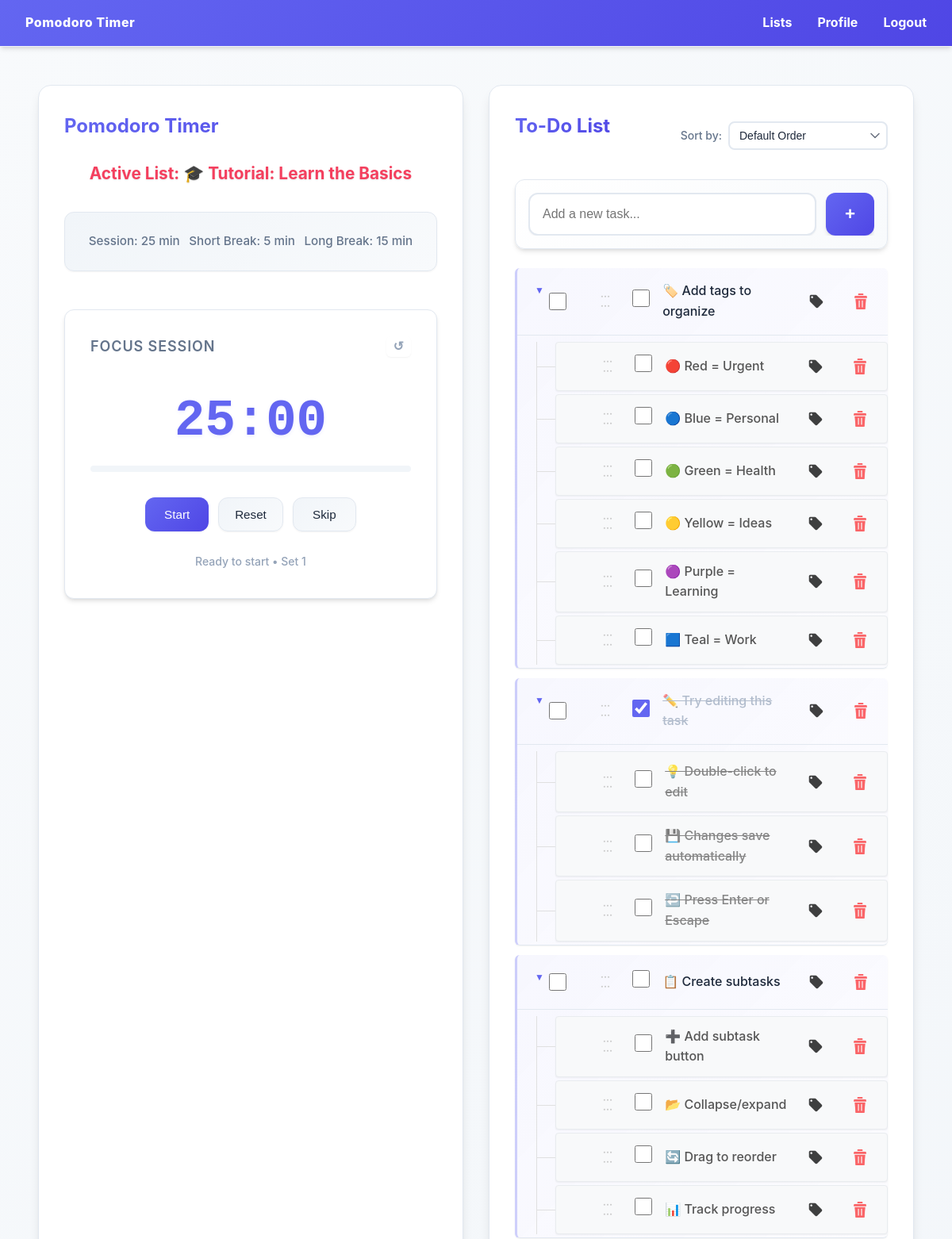
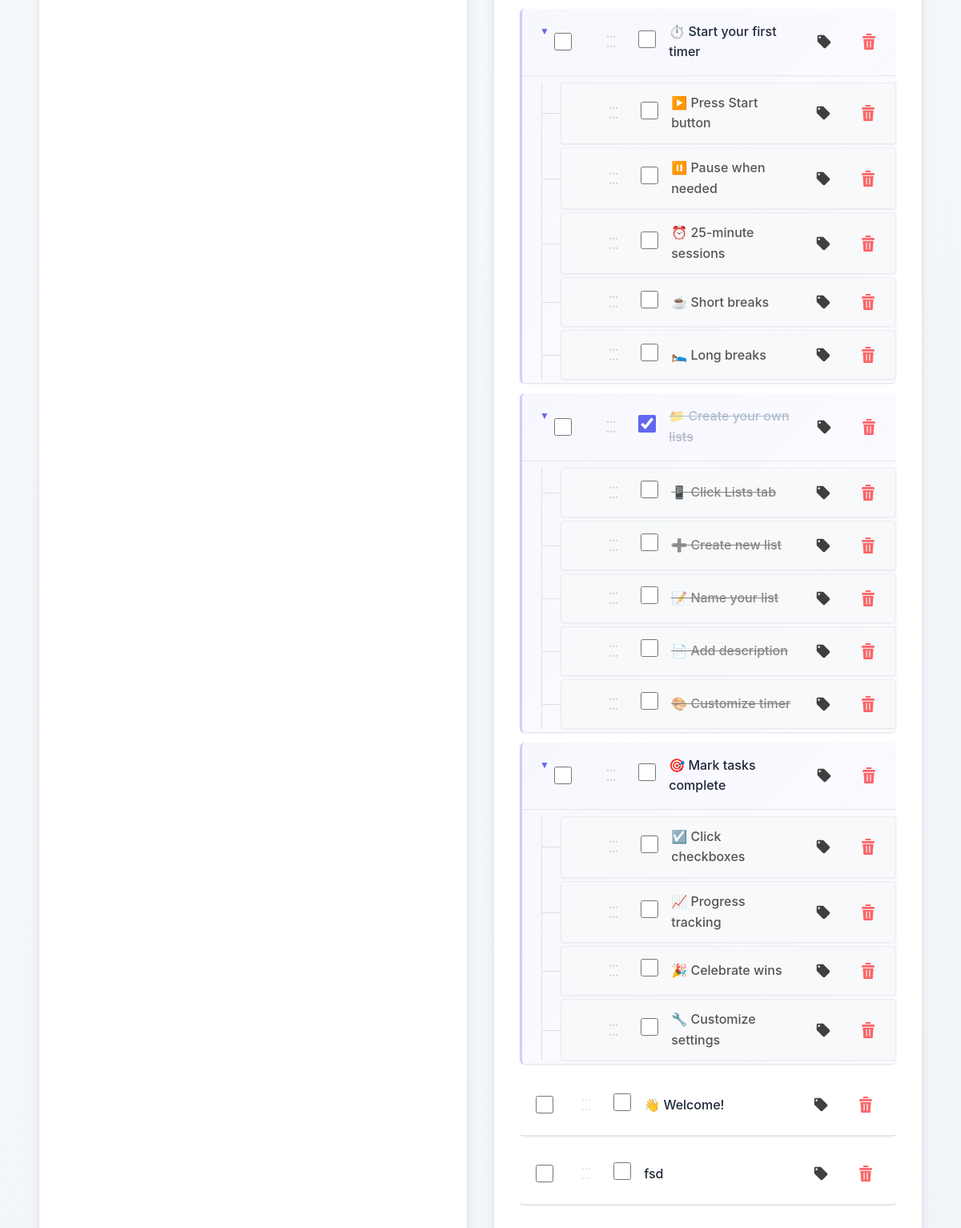
The page / (signed in) on the database its author committed (2 pictures, top to bottom).
### tables this page shows
CREATE TABLE lists (
    id INTEGER PRIMARY KEY AUTOINCREMENT,
    user_id INTEGER NOT NULL,
    name TEXT NOT NULL,
    description TEXT,
    is_active BOOLEAN DEFAULT 0,
    pomo_session INTEGER DEFAULT 25,
    pomo_short_break INTEGER DEFAULT 5,
    pomo_long_break INTEGER DEFAULT 15,
    pomo_current_time INTEGER DEFAULT 0,
    -- Timer state management
    timer_state TEXT DEFAULT 'idle' CHECK(timer_state IN ('idle', 'session', 'short_break', 'long_break', 'paused')),
    current_phase TEXT DEFAULT NULL CHECK(current_phase IN ('session', 'short_break', 'long_break')),
    timer_remaining INTEGER DEFAULT 0,
    sessions_completed INTEGER DEFAULT 0,
    timer_started_at TIMESTAMP NULL,
    timer_last_updated TIMESTAMP DEFAULT CURRENT_TIMESTAMP,
    created_at TIMESTAMP DEFAULT CURRENT_TIMESTAMP,
    FOREIGN KEY (user_id) REFERENCES users (id) ON DELETE CASCADE,
    UNIQUE(user_id, name)
);

CREATE TABLE tasks (
    id INTEGER PRIMARY KEY AUTOINCREMENT,
    list_id INTEGER NOT NULL,
    user_id INTEGER NOT NULL,
    content TEXT NOT NULL,
    is_done BOOLEAN DEFAULT 0,
    tags TEXT DEFAULT '',
    position INTEGER DEFAULT 0,
    parent_id INTEGER DEFAULT NULL,
    level INTEGER DEFAULT 0,
    path TEXT DEFAULT NULL,
    created_at TIMESTAMP DEFAULT CURRENT_TIMESTAMP, total_time_seconds INTEGER DEFAULT 0,
    FOREIGN KEY (list_id) REFERENCES lists (id) ON DELETE CASCADE,
    FOREIGN KEY (user_id) REFERENCES users (id) ON DELETE CASCADE,
    FOREIGN KEY (parent_id) REFERENCES tasks (id) ON DELETE CASCADE
);

### pomodoro/routes/home.py (the view)
@bp.route('/')
@login_required
def index():
    from ..models.list import get_active_list
    from ..models.task import get_tasks_with_time
    active_list = get_active_list(current_user.id)
    tasks = []
    if active_list:
        tasks = get_tasks_with_time(active_list['id'], current_user.id)
    return render_template('home/index.html', active_list=active_list, tasks=tasks)

### pomodoro/templates/home/index.html (shortened to what this page needs)
{% extends 'base.html' %}
{% block head %}
<link rel="stylesheet" href="{{ url_for('static', filename='css/task-reorder.css') }}">
<link rel="stylesheet" href="{{ url_for('static', filename='css/hierarchy.css') }}">
<link rel="stylesheet" href="{{ url_for('static', filename='css/hierarchy-feedback.css') }}">
<link rel="stylesheet" href="{{ url_for('static', filename='css/modal.css') }}">
<link rel="stylesheet" href="{{ url_for('static', filename='css/tag-settings.css') }}">
<link rel="stylesheet" href="{{ url_for('static', filename='css/time-tracking.css') }}">
{% endblock %}
{% block content %}
<div class="home-layout">
    <div class="panel pomodoro-panel">
        <h2>Pomodoro Timer</h2>
        {% if active_list %}
            <div class="pomodoro-placeholder">
                <p class="list-name">Active List: {{ active_list['name'] }}</p>
                <div class="timer-settings">
                    <p>Session: {{ active_list['pomo_session'] }} min</p>
                    <p>Short Break: {{ active_list['pomo_short_break'] }} min</p>
                    <p>Long Break: {{ active_list['pomo_long_break'] }} min</p>
                </div>
                <div class="timer-container" id="timerContainer">
                    <div class="timer-header">
                        <div class="timer-phase" id="timerPhase">Focus Session</div>
                        <button id="resetSetsBtn" class="btn btn-ghost btn-sm" title="Reset set counter">↺</button>
                    </div>
                    <div class="timer-display" id="timerDisplay">25:00</div>
                    <div class="timer-progress">
                    </div>
                    <div class="timer-controls">
                        <button id="startPauseBtn" class="btn btn-primary">Start</button>
                        <button id="resetBtn" class="btn btn-secondary">Reset</button>
                        <button id="skipBtn" class="btn btn-secondary">Skip</button>
                    </div>
                    <div class="timer-sessions" id="sessionCounter">0/4 sessions</div>
                </div>
            </div>
        {% else %}
            <p class="no-list">No active list selected. <a href="{{ url_for('lists.index') }}">Select a list</a></p>
        {% endif %}
    </div>
    <div class="panel tasks-panel">
        <div class="tasks-header">
            <h2>To-Do List</h2>
            <div class="sort-controls">
                <label for="sortSelect" class="sort-label">Sort by:</label>
                <select id="sortSelect" class="sort-select" aria-label="Sort tasks">
                    <option value="default">Default Order</option>
                </select>
            </div>
        </div>
        {% if active_list %}
            <div class="tasks-container">
                <div class="add-task-container">
                    <form method="post" action="{{ url_for('tasks.add_task') }}" class="add-task-form">
                        <input
                            type="text"
                            name="content"
                            placeholder="Add a new task..."
                            class="task-input"
                            required
                            aria-label="Task content"
                        >
                        <button type="submit" class="add-task-btn">
                            <span class="btn-icon">+</span>
                        </button>
                    </form>
                </div>
                <ul class="task-list" data-list-id="{{ active_list.id }}">
                    {% set root_tasks = tasks | selectattr('parent_id', 'none') | list %}
                    {% if root_tasks %}
                        {% for task in root_tasks %}
                            {% set all_tasks = tasks %}
                            {% include 'home/partials/task_item.html' with context %}
                        {% endfor %}
                    {% else %}
                        <li class="empty-state">No tasks yet. Add one above!</li>
                    {% endif %}
                </ul>
            </div>
        {% else %}
            <p class="no-list">No active list selected. <a href="{{ url_for('lists.index') }}">Select a list</a></p>
        {% endif %}
    </div>
</div>
{% endblock %}

### pomodoro/templates/base.html (shortened to what this page needs)
<!DOCTYPE html>
<html lang="en">
<head>
    <link rel="stylesheet" href="{{ url_for('static', filename='css/style.css') }}">
    <link rel="stylesheet" href="{{ url_for('static', filename='css/modal.css') }}">
    {% block head %}{% endblock %}
</head>
<body>
    <nav class="navbar">
        <div class="nav-content">
            <a href="{{ url_for('home.index') }}" class="nav-brand">Pomodoro Timer</a>
            <div class="nav-links">
                {% if current_user.is_authenticated %}
                    <a href="{{ url_for('lists.index') }}" class="nav-link {% if request.endpoint == 'lists.index' %}active{% endif %}">Lists</a>
                    <a href="{{ url_for('auth.profile') }}" class="nav-link {% if request.endpoint == 'auth.profile' %}active{% endif %}">Profile</a>
                    <form method="POST" action="{{ url_for('auth.logout') }}" class="logout-form">
                        <button type="button" class="nav-link logout-btn">Logout</button>
                    </form>
                {% else %}
                    <a href="{{ url_for('auth.login') }}" class="nav-link {% if request.endpoint == 'auth.login' %}active{% endif %}">Login</a>
                {% endif %}
            </div>
        </div>
    </nav>
    <main class="container">
        {% block content %}{% endblock %}
    </main>
</body>
</html>

### pomodoro/templates/home/partials/task_item.html (shortened to what this page needs)
{% set subtasks = all_tasks | selectattr('parent_id', 'equalto', task.id) | list %}
{% set is_parent = subtasks | length > 0 %}
<li class="task-item {% if task.is_done %}completed{% endif %} {% if is_parent %}parent{% endif %} {% if task.parent_id %}subtask{% endif %}"
    data-task-id="{{ task.id }}"
    draggable="true">
    <div class="task-header">
        {% if is_parent %}
            <button type="button" class="collapse-btn" aria-label="Toggle subtasks">▼</button>
        {% endif %}
        <input type="checkbox"
               class="task-selector"
               data-task-id="{{ task.id }}"
               title="Select this task for time tracking">
        <div class="drag-handle">⋮⋮</div>
        <form method="post" action="{{ url_for('tasks.toggle_task', id=task.id) }}" style="display:inline;">
            <input type="checkbox" {% if task.is_done %}checked{% endif %} onchange="this.form.submit()">
        </form>
        <span class="task-content" data-task-id="{{ task.id }}">{{ task.content }}</span>
        <form method="post" action="{{ url_for('tasks.update_tags', id=task.id) }}" class="tag-form" data-task-id="{{ task.id }}">
            <button type="button" class="tag-btn" aria-label="Edit tags">
                <img src="{{ url_for('static', filename='assets/tag.png') }}" alt="Tags" class="tag-icon">
            </button>
        </form>
        <button type="button" class="delete-btn"
                data-task-id="{{ task.id }}"
                data-task-content="{{ task.content }}"
                aria-label="Delete task">
            <img src="{{ url_for('static', filename='assets/delete.png') }}" alt="Delete" class="delete-icon">
        </button>
    </div>
    {% if subtasks %}
        <ul class="task-children">
            {% for subtask in subtasks %}
                {% set sub_subtasks = all_tasks | selectattr('parent_id', 'equalto', subtask.id) | list %}
                {% set sub_is_parent = sub_subtasks | length > 0 %}
                <li class="task-item {% if subtask.is_done %}completed{% endif %} {% if sub_is_parent %}parent{% endif %} subtask"
                    data-task-id="{{ subtask.id }}"
                    draggable="true">
                    <div class="task-header">
                        <div class="drag-handle">⋮⋮</div>
                        <form method="post" action="{{ url_for('tasks.toggle_task', id=subtask.id) }}" style="display:inline;">
                            <input type="checkbox" {% if subtask.is_done %}checked{% endif %} onchange="this.form.submit()">
                        </form>
                        <span class="task-content" data-task-id="{{ subtask.id }}">{{ subtask.content }}</span>
                        <form method="post" action="{{ url_for('tasks.update_tags', id=subtask.id) }}" class="tag-form" data-task-id="{{ subtask.id }}">
                            <button type="button" class="tag-btn" aria-label="Edit tags">
                                <img src="{{ url_for('static', filename='assets/tag.png') }}" alt="Tags" class="tag-icon">
                            </button>
                        </form>
                        <button type="button" class="delete-btn"
                                data-task-id="{{ subtask.id }}"
                                data-task-content="{{ subtask.content }}"
                                aria-label="Delete task">
                            <img src="{{ url_for('static', filename='assets/delete.png') }}" alt="Delete" class="delete-icon">
                        </button>
                    </div>
                </li>
            {% endfor %}
        </ul>
    {% endif %}
</li>

### rows shown on the page
lists: name "🎓 Tutorial: Learn the Basics", pomo_session "25", pomo_short_break "5", pomo_long_break "15"
tasks: content "🏷️ Add tags to organize"
tasks: content "🔴 Red = Urgent"
tasks: content "🔵 Blue = Personal"
tasks: content "🟢 Green = Health"
tasks: content "🟡 Yellow = Ideas"
tasks: content "🟣 Purple = Learning"
tasks: content "🟦 Teal = Work"
tasks: is_done "☑", content "✏️ Try editing this task"
tasks: content "💡 Double-click to edit"
tasks: content "💾 Changes save automatically"
tasks: content "↩️ Press Enter or Escape"
tasks: content "📋 Create subtasks"
tasks: content "➕ Add subtask button"
tasks: content "📂 Collapse/expand"
tasks: content "🔄 Drag to reorder"
tasks: content "📊 Track progress"
tasks: content "⏱️ Start your first timer"
tasks: content "▶️ Press Start button"
tasks: content "⏸️ Pause when needed"
tasks: content "⏰ 25-minute sessions"
tasks: content "☕ Short breaks"
tasks: content "🛌 Long breaks"
tasks: is_done "☑", content "📁 Create your own lists"
tasks: content "📱 Click Lists tab"
tasks: content "➕ Create new list"
tasks: content "📝 Name your list"
tasks: content "📄 Add description"
tasks: content "🎨 Customize timer"
tasks: content "🎯 Mark tasks complete"
tasks: content "☑️ Click checkboxes"
tasks: content "📈 Progress tracking"
tasks: content "🎉 Celebrate wins"
tasks: content "🔧 Customize settings"
tasks: content "👋 Welcome!"
tasks: content "fsd"
